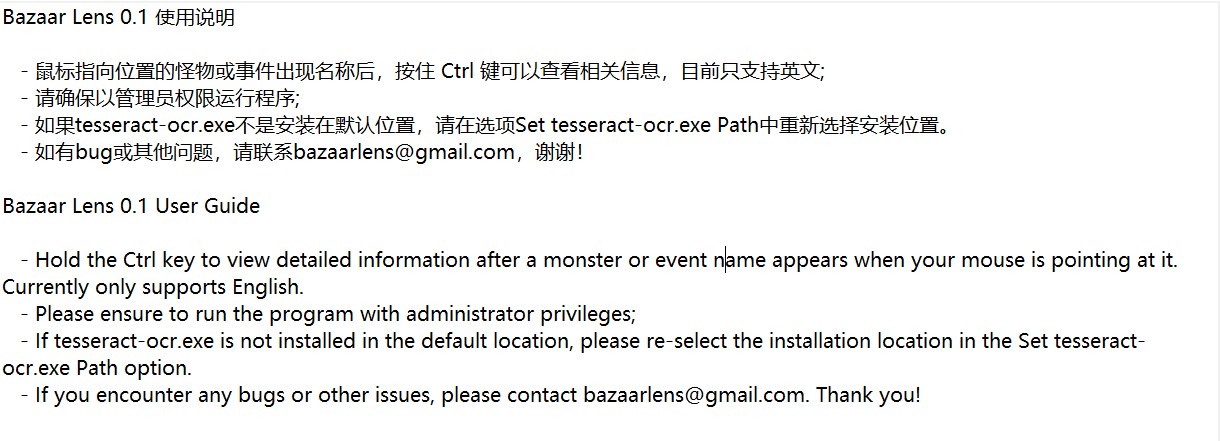
#> input picture Help.png, 1220 x 441 px
$ python -i test_ocr_optimized.py   (imports and definitions only)
#> lines starting #> are read from the running program, lines starting #| are printed output that depends on the picture; after the words box and inside, x2 and y2 are one past the last pixel; in counts of white or black regions, pixels touching at a corner belong together
#!/usr/bin/env python
# -*- coding: utf-8 -*-
"""全面测试OCR识别 - 尝试多种预处理方法和配置组合"""

import os
import cv2
import numpy as np
import pytesseract
from PIL import Image, ImageEnhance, ImageFilter
import logging
import re
import time
import json
import difflib

# 配置日志
# [4 lines not run here, left out]

# 加载已知的怪物和事件名称（用于验证）
def load_known_names():
    """加载已知的怪物和事件名称"""
    monsters = []
    events = []

    # 加载怪物名称
    try:
        with open('data/Json/monsters.json', 'r', encoding='utf-8') as f:
            monster_data = json.load(f)
            monsters = [item.get('name_zh', '') for item in monster_data if item.get('name_zh')]
    except Exception as e:
        logging.warning(f"无法加载怪物数据: {e}")

    # 加载事件名称
    try:
        with open('data/Json/events_from_html.json', 'r', encoding='utf-8') as f:
            event_data = json.load(f)
            events = [item.get('name', '') for item in event_data if item.get('name')]
    except Exception as e:
        logging.warning(f"无法加载事件数据: {e}")

    return monsters, events

def load_items_data():
    """加载物品数据"""
    items = []
    items_dict = {}
    try:
        with open('data/Json/items.json', 'r', encoding='utf-8') as f:
            items_list = json.load(f)
            for item in items_list:
                name_zh = item.get('name_zh', '')
                if name_zh:
                    items.append(name_zh)
                    items_dict[item.get('name', '')] = item
    except Exception as e:
        logging.warning(f"无法加载物品数据: {e}")
    return items, items_dict

KNOWN_MONSTERS, KNOWN_EVENTS = load_known_names()
KNOWN_ITEMS, ITEMS_DATA = load_items_data()

# [287 lines left out: functions fuzzy_match, preprocess_method_1_original, preprocess_method_2_clahe, preprocess_method_3_adaptive_thresh, preprocess_method_4_otsu, preprocess_method_5_morphology and 11 more, not called in this run]

def preprocess_method_17_extract_title_roi(img_array):
    """
    方法17：基于颜色区域定位提取标题栏ROI
    专门用于提取深褐色弹出框的标题区域（如"水车"、"火焰信号"）

    返回：(processed_image, roi_info_dict)
    roi_info_dict包含：
        - found: bool, 是否找到ROI
        - x, y, w, h: ROI坐标和尺寸
        - original_roi: 原始ROI图像(BGR格式)
        - processed_roi: 处理后的ROI图像(用于OCR)
    """
    if len(img_array.shape) == 3:
        # RGB转BGR（OpenCV格式）
        img_bgr = cv2.cvtColor(img_array, cv2.COLOR_RGB2BGR)
#> img_bgr is the input picture: shape (441, 1220, 3); mean B, G, R 239.6, 239.6, 239.6
    else:
        # 如果是灰度图，转换回RGB再转BGR
        img_bgr = cv2.cvtColor(img_array, cv2.COLOR_GRAY2BGR)

    # 转换到HSV空间
    hsv = cv2.cvtColor(img_bgr, cv2.COLOR_BGR2HSV)
#> hsv: shape (441, 1220, 3); mean H, S, V 3.9, 11.2, 243.3

    # 定义深褐色/棕色弹出框背景的颜色范围
    # 深褐色在HSV中：H(色调)在10-30之间（棕色/橙色），S(饱和度)中等，V(明度)较低
    # 尝试多个颜色范围，选择最合适的
    color_ranges = [
        # 范围1：深褐色（主要）
        {
            'name': '深褐色',
            'lower': np.array([10, 50, 20]),   # H:10-30, S:50+, V:20-100
            'upper': np.array([30, 255, 100])
        },
        # 范围2：更深的棕色
        {
            'name': '深棕色',
            'lower': np.array([0, 30, 15]),    # H:0-40, S:30+, V:15-80
            'upper': np.array([40, 255, 80])
        },
        # 范围3：暗色（备用）
        {
            'name': '暗色',
            'lower': np.array([0, 0, 0]),       # 所有暗色
            'upper': np.array([180, 255, 60])
        }
    ]

    all_candidates = []

    for color_range in color_ranges:
        # 创建颜色掩码
        mask = cv2.inRange(hsv, color_range['lower'], color_range['upper'])

        # 形态学操作：闭运算，连接相近的区域
        kernel = np.ones((5, 5), np.uint8)
        mask = cv2.morphologyEx(mask, cv2.MORPH_CLOSE, kernel)
        mask = cv2.morphologyEx(mask, cv2.MORPH_OPEN, kernel)

        # 寻找轮廓
        contours, _ = cv2.findContours(mask, cv2.RETR_EXTERNAL, cv2.CHAIN_APPROX_SIMPLE)

        for cnt in contours:
            x, y, w, h = cv2.boundingRect(cnt)
            area = w * h

            if area < 500:  # 太小的话跳过
                continue

            aspect_ratio = w / float(h) if h > 0 else 0

            # 筛选条件：标题栏通常是扁长的矩形
            # - 宽度通常在100-1000像素之间
            # - 宽高比通常是扁长的 (1.5 < ratio < 15)
            # - 高度通常在20-250像素之间
            if 1.5 < aspect_ratio < 15 and w > 100 and 20 < h < 250:
                all_candidates.append({
                    'x': x, 'y': y, 'w': w, 'h': h,
                    'area': area,
                    'aspect_ratio': aspect_ratio,
                    'color_range': color_range['name']
                })
#> this loop made 3 passes
#> pass 1, in preprocess_method_17_extract_title_roi, `mask = cv2.inRange(hsv, color_range['lower'], color_range['upper'])`:
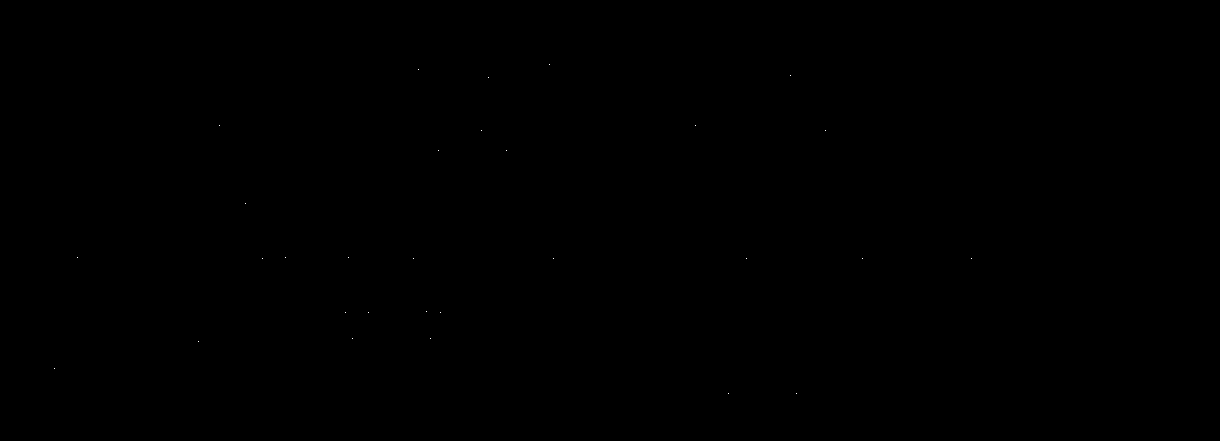
#> mask: shape (441, 1220); 0.01% white in thin lines or dots, all inside (x1, y1, x2, y2) = (54, 64, 972, 394)
#> pass 2, in preprocess_method_17_extract_title_roi, `mask = cv2.inRange(hsv, color_range['lower'], color_range['upper'])`:
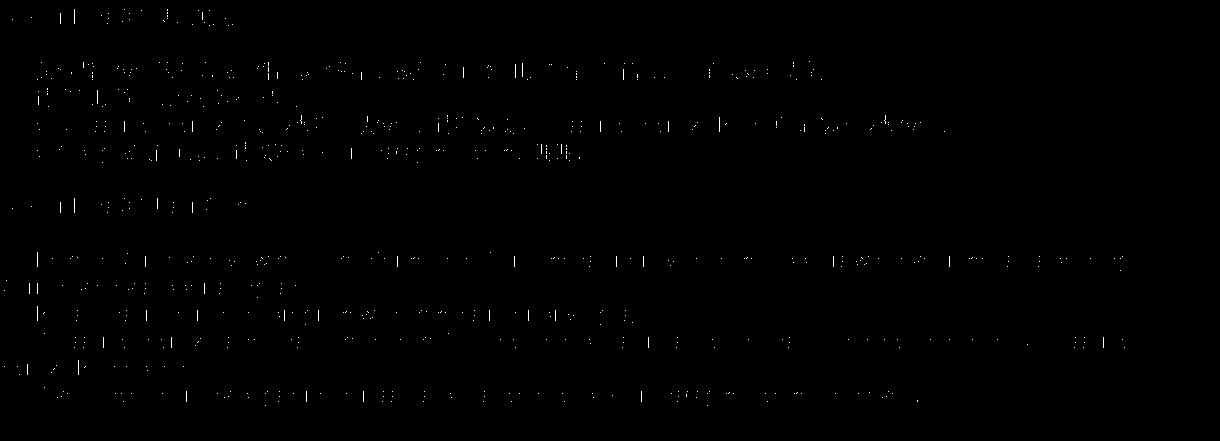
#> mask: shape (441, 1220); 0.27% white in thin lines or dots, all inside (x1, y1, x2, y2) = (4, 9, 1125, 406)
#> pass 2, in preprocess_method_17_extract_title_roi, `mask = cv2.morphologyEx(mask, cv2.MORPH_CLOSE, kernel)`:
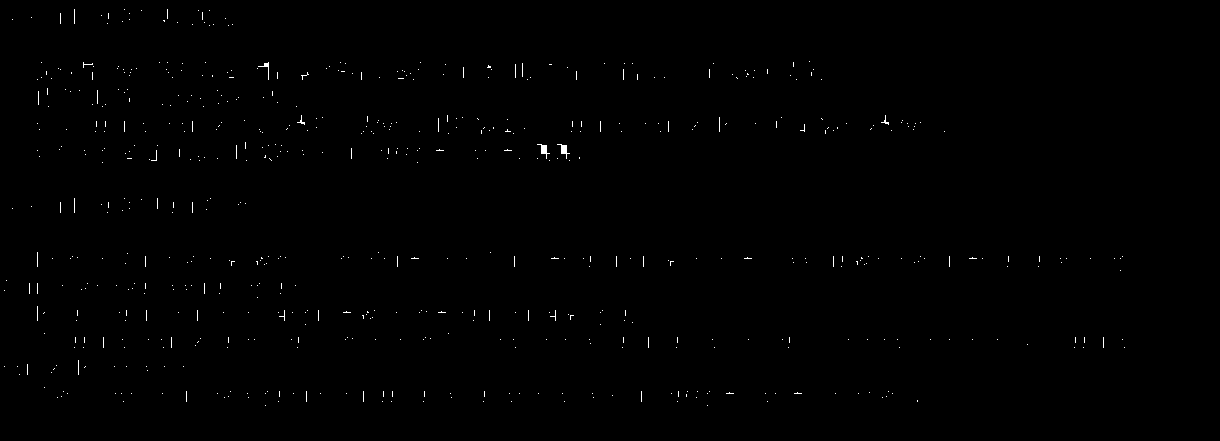
#> mask: shape (441, 1220); 0.36% white in thin lines or dots, all inside (x1, y1, x2, y2) = (4, 9, 1125, 406)
#> after the loop:
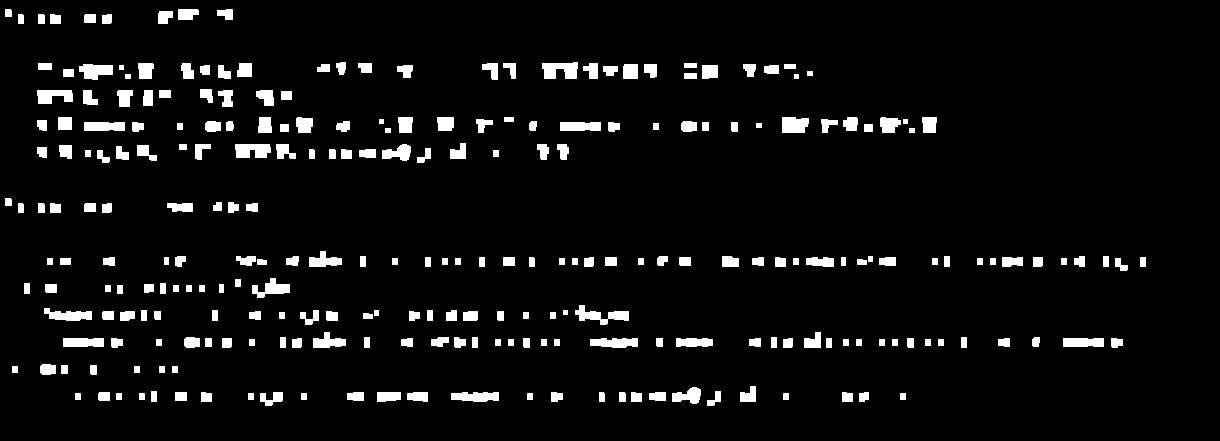
#> mask: shape (441, 1220); 5.6% white; 261 white regions, largest, box (x1, y1, x2, y2) and area: (575, 305, 629, 325) 473, (542, 62, 578, 79) 464, (235, 144, 271, 158) 433
#> after the loop, all_candidates = []

    # 按面积排序，选择最大的候选
    all_candidates.sort(key=lambda x: x['area'], reverse=True)

    # 存储所有候选信息用于调试
    if not hasattr(preprocess_method_17_extract_title_roi, '_all_candidates'):
        preprocess_method_17_extract_title_roi._all_candidates = []
    preprocess_method_17_extract_title_roi._all_candidates = all_candidates
#> preprocess_method_17_extract_title_roi._all_candidates = []

    best_roi = None
    if all_candidates:
        # 选择面积最大的候选
        best_candidate = all_candidates[0]
        best_roi = (best_candidate['x'], best_candidate['y'], best_candidate['w'], best_candidate['h'])

    if best_roi:
        x, y, w, h = best_roi
        # 稍微扩展边界，避免裁剪到文字边缘
        padding = 10
        x_expanded = max(0, x - padding)
        y_expanded = max(0, y - padding)
        w_expanded = min(img_bgr.shape[1] - x_expanded, w + padding * 2)
        h_expanded = min(img_bgr.shape[0] - y_expanded, h + padding * 2)

        roi_original = img_bgr[y_expanded:y_expanded+h_expanded, x_expanded:x_expanded+w_expanded]

        # 转换为RGB并转为灰度
        roi_rgb = cv2.cvtColor(roi_original, cv2.COLOR_BGR2RGB)
        gray_roi = cv2.cvtColor(roi_rgb, cv2.COLOR_RGB2GRAY)

        # 放大2倍提高识别率
        resized_roi = cv2.resize(gray_roi, None, fx=2, fy=2, interpolation=cv2.INTER_CUBIC)

        # 二值化处理：白底黑字（翻转）
        _, binary_roi = cv2.threshold(resized_roi, 0, 255, cv2.THRESH_BINARY_INV + cv2.THRESH_OTSU)

        # 添加白色边框（Padding）
        final_roi = cv2.copyMakeBorder(binary_roi, 30, 30, 30, 30, cv2.BORDER_CONSTANT, value=[255])

        # 存储ROI信息到全局变量（用于调试输出）
        roi_info = {
            'found': True,
            'x': x_expanded,
            'y': y_expanded,
            'w': w_expanded,
            'h': h_expanded,
            'original_roi': roi_original,
            'processed_roi': final_roi,
            'mask': mask  # 保存掩码用于调试
        }

        # 将ROI信息附加到返回的图像上（通过全局变量传递）
        if not hasattr(preprocess_method_17_extract_title_roi, '_roi_info'):
            preprocess_method_17_extract_title_roi._roi_info = {}
        preprocess_method_17_extract_title_roi._roi_info = roi_info

        return final_roi

    # 如果找不到标题区域，返回原图的灰度版本
    roi_info = {
        'found': False,
        'x': 0,
        'y': 0,
        'w': 0,
        'h': 0,
        'original_roi': None,
        'processed_roi': None,
        'mask': mask
    }
    if not hasattr(preprocess_method_17_extract_title_roi, '_roi_info'):
        preprocess_method_17_extract_title_roi._roi_info = {}
    preprocess_method_17_extract_title_roi._roi_info = roi_info
#> preprocess_method_17_extract_title_roi._roi_info = 8 items

    if len(img_array.shape) == 3:
        return cv2.cvtColor(img_array, cv2.COLOR_RGB2GRAY)
    return img_array.copy()

def preprocess_method_18_extract_title_roi_clahe(img_array):
    """
    方法18：提取标题ROI + CLAHE增强
    """
    roi = preprocess_method_17_extract_title_roi(img_array)

    # 如果是灰度图，应用CLAHE
    if len(roi.shape) == 2:
        clahe = cv2.createCLAHE(clipLimit=3.0, tileGridSize=(8, 8))
        return clahe.apply(roi)

    return roi

# 所有预处理方法
PREPROCESS_METHODS = [
    ('原始图像', preprocess_method_1_original),
    ('CLAHE增强', preprocess_method_2_clahe),
    ('自适应阈值', preprocess_method_3_adaptive_thresh),
    ('OTSU二值化', preprocess_method_4_otsu),
    ('形态学去阴影', preprocess_method_5_morphology),
    ('锐化+对比度', preprocess_method_6_sharpen),
    ('去噪+增强', preprocess_method_7_denoise),
    ('直方图均衡化', preprocess_method_8_histogram_eq),
    ('放大+CLAHE', preprocess_method_9_scale_up),
    ('组合方法', preprocess_method_10_combined),
    ('HSV颜色过滤', preprocess_method_11_hsv_filter),
    ('添加Padding', preprocess_method_12_add_padding),
    ('HSV+Padding', preprocess_method_13_hsv_padding),
    ('原始+Padding', preprocess_method_14_original_padding),
    ('HSV+放大+Padding', preprocess_method_15_hsv_scale_padding),
    ('去噪+增强+Padding', preprocess_method_16_denoise_padding),
    ('提取标题ROI', preprocess_method_17_extract_title_roi),
    ('提取标题ROI+CLAHE', preprocess_method_18_extract_title_roi_clahe),
]

# ==================== OCR配置 ====================

# [818 lines left out: functions get_ocr_configs, clean_ocr_text, ocr_with_config, get_fast_mode_configs, test_ocr_on_temp_images, test_item_recognition_on_fullscreen_images, not called in this run]

# [25 lines not run here, left out]

>>> import cv2
>>> picture = cv2.cvtColor(cv2.imread('Help.png'), cv2.COLOR_BGR2RGB)
>>> result = preprocess_method_18_extract_title_roi_clahe(picture)
